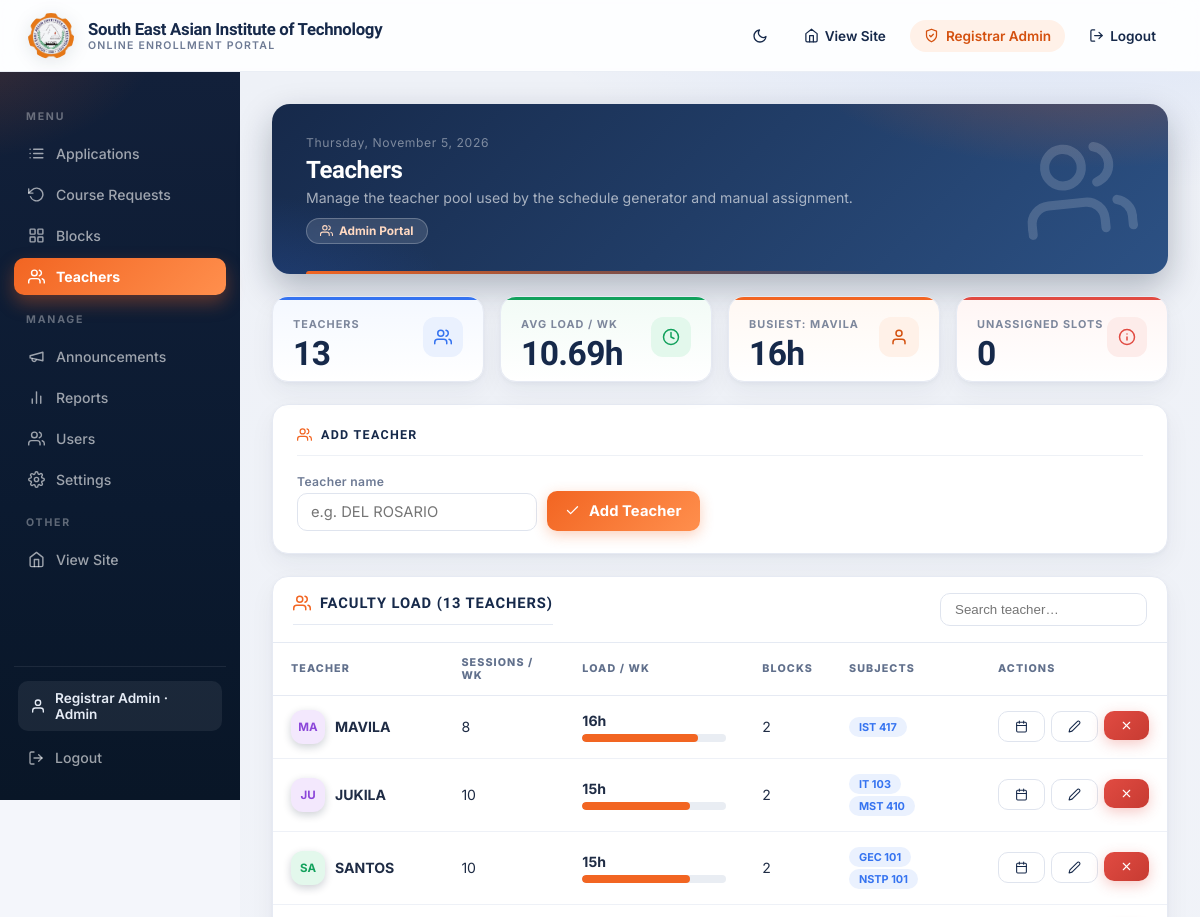
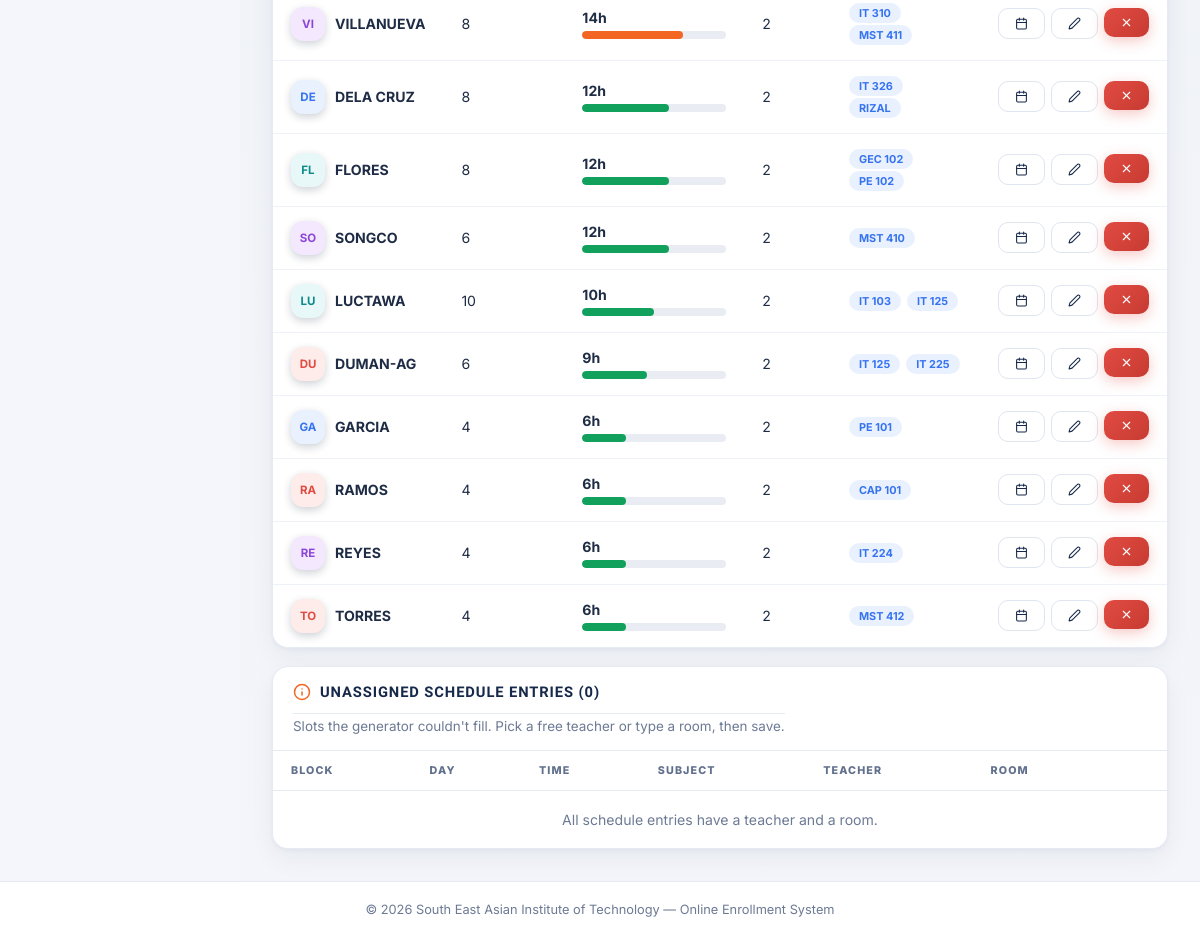
Screenshot of /admin/teachers.php (signed in) with the database file from the repository (2 pictures, top to bottom).
### tables this page shows
CREATE TABLE IF NOT EXISTS teachers (
  id   INT AUTO_INCREMENT PRIMARY KEY,
  name VARCHAR(100) NOT NULL UNIQUE
);

### config.php (called while the page is built, shortened)
<?php
require_once __DIR__ . '/includes/icons.php';
function db() {
    static $conn = null;
    if ($conn === null) {
        $conn = new mysqli(DB_HOST, DB_USER, DB_PASS, DB_NAME);
        $conn->set_charset('utf8mb4');
    }
    return $conn;
}
function e($v) { return htmlspecialchars((string)$v, ENT_QUOTES, 'UTF-8'); }

### admin/auth.php (called while the page is built, shortened)
<?php
require_once __DIR__ . '/../config.php';
function admin_name() { return $_SESSION['admin_name'] ?? 'Admin'; }
function admin_role() { return $_SESSION['admin_role'] ?? 'admin'; }
function admin_can(...$offices) {
    $r = admin_role();
    return $r === 'admin' || in_array($r, $offices, true);
}

### admin/teachers.php (the view, shortened to what this page needs)
<?php
require_once __DIR__ . '/auth.php';
$teachers = db()->query(
    "SELECT t.id, t.name,
            COUNT(s.id)                AS sessions,
            COUNT(DISTINCT s.block_id) AS blocks,
            COALESCE(SUM(TIME_TO_SEC(TIMEDIFF(s.time_end, s.time_start)))/3600, 0) AS hrs,
            GROUP_CONCAT(DISTINCT s.subject ORDER BY s.subject SEPARATOR ', ') AS subjects
     FROM teachers t
     LEFT JOIN schedules s ON s.instructor = t.name
     GROUP BY t.id, t.name
     ORDER BY hrs DESC, t.name"
)->fetch_all(MYSQLI_ASSOC);
$tbaRows = db()->query(
    "SELECT s.*, b.name AS bname FROM schedules s
     JOIN blocks b ON b.id = s.block_id
     WHERE s.instructor='TBA' OR s.room='TBA'
     ORDER BY b.name, FIELD(s.day_of_week,'M','T','W','TH','F','S'), s.time_start"
)->fetch_all(MYSQLI_ASSOC);
$totalT   = count($teachers);
$avgHrs   = $totalT ? array_sum(array_column($teachers, 'hrs')) / $totalT : 0;
$busiest  = $totalT ? array_reduce($teachers, fn($c, $t) => ($c === null || $t['hrs'] > $c['hrs']) ? $t : $c) : null;
$tbaCount = count($tbaRows);
$LOAD_CAP = 20;
$fmt = fn($h) => rtrim(rtrim(number_format($h, 2), '0'), '.');
include __DIR__ . '/../includes/header.php';
include __DIR__ . '/nav.php';
$bannerTitle = 'Teachers';
$bannerSub   = 'Manage the teacher pool used by the schedule generator and manual assignment.';
$bannerIcon  = 'users'; $bannerArt = 'users';
include __DIR__ . '/page_banner.php';
?>
    <div class="stat-cards">
        <div class="stat-card c-blue"><div class="sc-ic"><?= icon('users', 18) ?></div><div class="lbl">Teachers</div><div class="num"><?= $totalT ?></div></div>
        <div class="stat-card c-green"><div class="sc-ic"><?= icon('clock', 18) ?></div><div class="lbl">Avg load / wk</div><div class="num"><?= $fmt($avgHrs) ?>h</div></div>
        <div class="stat-card c-orange"><div class="sc-ic"><?= icon('user', 18) ?></div><div class="lbl">Busiest: <?= e($busiest['name'] ?? '—') ?></div><div class="num"><?= $busiest ? $fmt($busiest['hrs']) . 'h' : '—' ?></div></div>
        <div class="stat-card c-red"><div class="sc-ic"><?= icon('info', 18) ?></div><div class="lbl">Unassigned slots</div><div class="num"><?= $tbaCount ?></div></div>
    </div>
    <div class="mini-card" style="max-width:none;margin-bottom:22px;">
        <h3><?= icon('users', 15) ?> Add Teacher</h3>
        <form method="post" style="display:flex;gap:10px;align-items:flex-end;flex-wrap:wrap;">
            <div class="field" style="margin:0;"><label style="margin-bottom:4px;">Teacher name</label><input type="text" name="name" placeholder="e.g. DEL ROSARIO" required style="padding:9px 13px;"></div>
            <button class="btn" type="submit" style="padding:11px 18px;"><?= icon('check', 15) ?> Add Teacher</button>
        </form>
    </div>
    <div class="table-card" style="margin-top:18px;">
        <div style="display:flex;justify-content:space-between;align-items:center;gap:10px;flex-wrap:wrap;padding:16px 20px;border-bottom:1px solid var(--border);">
            <h3 class="section-title" style="margin:0;"><?= icon('users', 18) ?> Faculty Load (<?= $totalT ?> teachers)</h3>
            <input type="search" id="tSearch" placeholder="Search teacher…" style="padding:8px 14px;min-width:200px;">
        </div>
        <table class="admin-table" id="tTable">
            <tr><th>Teacher</th><th>Sessions / wk</th><th style="min-width:180px;">Load / wk</th><th>Blocks</th><th>Subjects</th><th style="width:140px;">Actions</th></tr>
            <?php
            $palette = [
                ['#eaf1fe', '#3573f0'], ['#e3f8ec', '#12a15c'], ['#fff1e8', '#d4510f'],
                ['#fdecea', '#e14b42'], ['#f3e8fd', '#8b46d9'], ['#e8f7f7', '#0e8a8a'],
            ];
            foreach ($teachers as $t):
                $ini  = strtoupper(substr($t['name'], 0, 2));
                $pc   = $palette[crc32($t['name']) % count($palette)];
                $pct  = min(100, round($t['hrs'] / $LOAD_CAP * 100));
                $col  = $t['hrs'] > 18 ? 'var(--red)' : ($t['hrs'] > 12 ? 'var(--orange)' : 'var(--green)');
                $subs = $t['subjects'] ? explode(', ', $t['subjects']) : [];
            ?>
            <tr data-name="<?= e(strtolower($t['name'])) ?>">
                <td>
                    <div class="t-namecell" style="display:flex;align-items:center;gap:2px;">
                        <span class="avatar-sm" style="margin:0;background:<?= $pc[0] ?>;color:<?= $pc[1] ?>;"><?= e($ini) ?></span>
                        <strong class="nm" style="margin-left:8px;"><?= e($t['name']) ?></strong>
                    </div>
                </td>
                <td><?= (int)$t['sessions'] ?></td>
                <td>
                    <strong><?= $fmt($t['hrs']) ?>h</strong>
                    <div class="usage-bar" style="margin-top:5px;"><div style="width:<?= $pct ?>%;background:<?= $col ?>;"></div></div>
                </td>
                <td><?= (int)$t['blocks'] ?></td>
                <td>
                    <?php foreach ($subs as $sb): ?>
                        <span style="display:inline-block;background:var(--blue-soft);color:var(--blue);border-radius:999px;padding:3px 10px;font-size:.68rem;font-weight:700;margin:1px 2px 1px 0;"><?= e($sb) ?></span>
                    <?php endforeach; ?>
                </td>
                <td>
                    <div style="display:flex;gap:6px;">
                        <a class="btn btn-sm btn-secondary" title="View timetable" href="<?= BASE_URL ?>/admin/teacher_sched.php?id=<?= (int)$t['id'] ?>"><?= icon('calendar', 13) ?></a>
                        <button class="btn btn-sm btn-secondary edt" type="button" title="Rename"><?= icon('edit', 13) ?></button>
                        <form method="post" onsubmit="return confirm('Remove <?= e($t['name']) ?>? Their schedule entries will be set to TBA.');">
                            <button class="btn btn-sm btn-danger" type="submit" title="Remove"><?= icon('x', 13) ?></button>
                        </form>
                    </div>
                </td>
            </tr>
            <?php endforeach; ?>
        </table>
    </div>
    <div class="table-card" style="margin-top:18px;">
        <div style="display:flex;justify-content:space-between;align-items:center;gap:10px;flex-wrap:wrap;padding:16px 20px;border-bottom:1px solid var(--border);">
            <div>
                <h3 class="section-title" style="margin:0;"><?= icon('info', 18) ?> Unassigned Schedule Entries (<?= $tbaCount ?>)</h3>
                <p style="font-size:.84rem;color:var(--muted);margin:4px 0 0;">Slots the generator couldn't fill. Pick a free teacher or type a room, then save.</p>
            </div>
        </div>
        <table class="admin-table">
            <tr><th>Block</th><th>Day</th><th>Time</th><th>Subject</th><th>Teacher</th><th>Room</th><th></th></tr>
            <?php if (!$tbaRows): ?><tr><td colspan="7" style="text-align:center;color:var(--muted);padding:20px;">All schedule entries have a teacher and a room.</td></tr><?php endif; ?>
        </table>
    </div>
<?php include __DIR__ . '/nav_close.php'; ?>
<?php include __DIR__ . '/../includes/footer.php'; ?>

### includes/header.php (shortened to what this page needs)
<?php require_once __DIR__ . '/../config.php'; ?>
<!DOCTYPE html>
<html lang="en">
<head>
<link rel="stylesheet" href="<?= BASE_URL ?>/assets/css/style.css?v=<?= filemtime(__DIR__ . '/../assets/css/style.css') ?>">
</head>
<body class="<?= e($body_class ?? '') ?>">
<header class="site-header">
    <a href="<?= BASE_URL ?>/index.php">
        <img class="logo-badge" src="<?= BASE_URL ?>/assets/img/seait-logo.png" alt="SEAIT logo">
        <div>
            <h1>South East Asian Institute of Technology</h1>
            <span class="sub-title">Online Enrollment Portal</span>
        </div>
    </a>
    <?php if (strpos($_SERVER['SCRIPT_NAME'], '/admin/') !== false): ?>
    <nav class="site-nav">
        <button type="button" class="nav-link theme-toggle" id="themeToggle" aria-label="Toggle dark mode">
            <span class="ic-moon"><?= icon('moon', 16) ?></span>
        </button>
        <a class="nav-link" href="<?= BASE_URL ?>/index.php"><?= icon('home', 15) ?> View Site</a>
        <?php if (!empty($_SESSION['admin_id'])): ?>
            <span class="nav-user"><?= icon('shield', 15) ?> <?= e(admin_name()) ?></span>
            <a class="nav-link" href="<?= BASE_URL ?>/admin/logout.php"><?= icon('logout', 15) ?> Logout</a>
        <?php endif; ?>
    </nav>
    <?php endif; ?>
</header>
<main>

### includes/icons.php (shortened to what this page needs)
<?php
function icon($name, $size = 20, $class = '') {
    $path = $icons[$name] ?? $icons['file'];
    $cls = $class ? ' ' . $class : '';
    return '<svg class="icn' . $cls . '" width="' . $size . '" height="' . $size .
        '" viewBox="0 0 24 24" fill="none" stroke="currentColor" stroke-width="2" ' .
        'stroke-linecap="round" stroke-linejoin="round">' . $path . '</svg>';
}

### admin/nav.php
<?php $current = basename($_SERVER['PHP_SELF']); ?>
<div class="admin-shell">
    <aside class="admin-side">
        <div class="side-label">Menu</div>
        <a href="<?= BASE_URL ?>/admin/dashboard.php" class="<?= $current === 'dashboard.php' ? 'on' : '' ?>">
            <?= icon('list', 17) ?><span>Applications</span>
        </a>
        <?php if (admin_can('department')): ?>
        <a href="<?= BASE_URL ?>/admin/course_requests.php" class="<?= $current === 'course_requests.php' ? 'on' : '' ?>">
            <?= icon('rotate', 17) ?><span>Course Requests</span>
        </a>
        <a href="<?= BASE_URL ?>/admin/blocks.php" class="<?= $current === 'blocks.php' ? 'on' : '' ?>">
            <?= icon('grid', 17) ?><span>Blocks</span>
        </a>
        <a href="<?= BASE_URL ?>/admin/teachers.php" class="<?= $current === 'teachers.php' ? 'on' : '' ?>">
            <?= icon('users', 17) ?><span>Teachers</span>
        </a>
        <?php endif; ?>
        <?php if (admin_can('registrar')): ?>
        <div class="side-label">Manage</div>
        <a href="<?= BASE_URL ?>/admin/announcements.php" class="<?= $current === 'announcements.php' ? 'on' : '' ?>">
            <?= icon('megaphone', 17) ?><span>Announcements</span>
        </a>
        <a href="<?= BASE_URL ?>/admin/reports.php" class="<?= $current === 'reports.php' ? 'on' : '' ?>">
            <?= icon('chart', 17) ?><span>Reports</span>
        </a>
        <?php endif; ?>
        <?php if (admin_role() === 'admin'): ?>
        <a href="<?= BASE_URL ?>/admin/users.php" class="<?= $current === 'users.php' ? 'on' : '' ?>">
            <?= icon('users', 17) ?><span>Users</span>
        </a>
        <a href="<?= BASE_URL ?>/admin/settings.php" class="<?= $current === 'settings.php' ? 'on' : '' ?>">
            <?= icon('settings', 17) ?><span>Settings</span>
        </a>
        <?php endif; ?>
        <div class="side-label">Other</div>
        <a href="<?= BASE_URL ?>/index.php"><?= icon('home', 17) ?><span>View Site</span></a>
        <div class="side-foot">
            <div class="who"><?= icon('user', 16) ?><span><?= e(admin_name()) ?> &middot; <?= e(ucfirst(admin_role())) ?></span></div>
            <a href="<?= BASE_URL ?>/admin/logout.php"><?= icon('logout', 16) ?><span>Logout</span></a>
        </div>
    </aside>
    <div class="admin-main">

### admin/page_banner.php
<?php
$bannerIcon = $bannerIcon ?? 'shield';
$bannerArt  = $bannerArt ?? 'cap';
?>
<div class="dash-banner">
    <div>
        <div class="dash-date"><?= e(date('l, F j, Y')) ?></div>
        <h2><?= e($bannerTitle) ?></h2>
        <?php if (!empty($bannerSub)): ?><p><?= e($bannerSub) ?></p><?php endif; ?>
        <span class="dash-badge"><?= icon($bannerIcon, 13) ?> <?= e(ucfirst(admin_role())) ?> Portal</span>
    </div>
    <div class="dash-art"><?= icon($bannerArt, 110) ?></div>
</div>

### admin/nav_close.php
    </div>
</div>

### includes/footer.php (shortened to what this page needs)
</main>
<footer class="site-footer">
    &copy; <?= date('Y') ?> South East Asian Institute of Technology &mdash; Online Enrollment System
</footer>
</body>
</html>

### rows the page displays
teachers: name "MAVILA", name "MA", sessions "8", hrs "16", $pct 80 (drawn), blocks "2", sb "IST 417"
teachers: name "JU", name "JUKILA", sessions "10", hrs "15", $pct 75 (drawn), blocks "2", sb "IT 103", sb "MST 410"
teachers: name "SA", name "SANTOS", sessions "10", hrs "15", $pct 75 (drawn), blocks "2", sb "GEC 101", sb "NSTP 101"
teachers: name "VI", name "VILLANUEVA", sessions "8", hrs "14", $pct 70 (drawn), blocks "2", sb "IT 310", sb "MST 411"
teachers: name "DE", name "DELA CRUZ", sessions "8", hrs "12", $pct 60 (drawn), blocks "2", sb "IT 326", sb "RIZAL"
teachers: name "FL", name "FLORES", sessions "8", hrs "12", $pct 60 (drawn), blocks "2", sb "GEC 102", sb "PE 102"
teachers: name "SO", name "SONGCO", sessions "6", hrs "12", $pct 60 (drawn), blocks "2", sb "MST 410"
teachers: name "LU", name "LUCTAWA", sessions "10", hrs "10", $pct 50 (drawn), blocks "2", sb "IT 103", sb "IT 125"
teachers: name "DU", name "DUMAN-AG", sessions "6", hrs "9", $pct 45 (drawn), blocks "2", sb "IT 125", sb "IT 225"
teachers: name "GA", name "GARCIA", sessions "4", hrs "6", $pct 30 (drawn), blocks "2", sb "PE 101"
teachers: name "RA", name "RAMOS", sessions "4", hrs "6", $pct 30 (drawn), blocks "2", sb "CAP 101"
teachers: name "RE", name "REYES", sessions "4", hrs "6", $pct 30 (drawn), blocks "2", sb "IT 224"
teachers: name "TO", name "TORRES", sessions "4", hrs "6", $pct 30 (drawn), blocks "2", sb "MST 412"

### other values shown
admin_name() "Registrar Admin"
admin_role() "Admin"
$bannerTitle "Teachers"
$bannerSub "Manage the teacher pool used by the schedule generator and manual assignment."
$totalT "13"
$fmt($avgHrs) "10.69"
$fmt($busiest['hrs']) "16"
$tbaCount "0"
